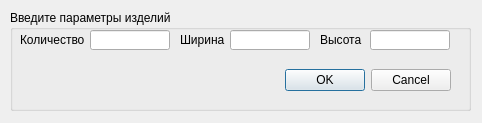
<?xml version="1.0" encoding="UTF-8"?>
<ui version="4.0">
 <class>ProductsInputDialog</class>
 <widget class="QDialog" name="ProductsInputDialog">
  <property name="geometry">
   <rect>
    <x>0</x>
    <y>0</y>
    <width>482</width>
    <height>123</height>
   </rect>
  </property>
  <property name="windowTitle">
   <string>Добавление изделий</string>
  </property>
  <widget class="QGroupBox" name="productsInputGroupBox">
   <property name="geometry">
    <rect>
     <x>10</x>
     <y>10</y>
     <width>461</width>
     <height>101</height>
    </rect>
   </property>
   <property name="title">
    <string>Введите параметры изделий</string>
   </property>
   <widget class="QLabel" name="productsAmountLabel">
    <property name="geometry">
     <rect>
      <x>10</x>
      <y>20</y>
      <width>70</width>
      <height>20</height>
     </rect>
    </property>
    <property name="text">
     <string>Количество</string>
    </property>
   </widget>
   <widget class="QLineEdit" name="productsAmountLineEdit">
    <property name="geometry">
     <rect>
      <x>80</x>
      <y>20</y>
      <width>80</width>
      <height>20</height>
     </rect>
    </property>
    <property name="inputMask">
     <string>9999</string>
    </property>
   </widget>
   <widget class="QLabel" name="productsWidthLabel">
    <property name="geometry">
     <rect>
      <x>170</x>
      <y>20</y>
      <width>50</width>
      <height>20</height>
     </rect>
    </property>
    <property name="frameShape">
     <enum>QFrame::NoFrame</enum>
    </property>
    <property name="text">
     <string>Ширина</string>
    </property>
   </widget>
   <widget class="QLineEdit" name="productsWidthLineEdit">
    <property name="geometry">
     <rect>
      <x>220</x>
      <y>20</y>
      <width>80</width>
      <height>20</height>
     </rect>
    </property>
    <property name="inputMask">
     <string>9999</string>
    </property>
   </widget>
   <widget class="QLabel" name="productsHeightLabel">
    <property name="geometry">
     <rect>
      <x>310</x>
      <y>20</y>
      <width>50</width>
      <height>20</height>
     </rect>
    </property>
    <property name="text">
     <string>Высота</string>
    </property>
   </widget>
   <widget class="QLineEdit" name="productsHeightLineEdit">
    <property name="geometry">
     <rect>
      <x>360</x>
      <y>20</y>
      <width>80</width>
      <height>20</height>
     </rect>
    </property>
    <property name="inputMask">
     <string>9999</string>
    </property>
   </widget>
   <widget class="QDialogButtonBox" name="inputDialogButtonBox">
    <property name="geometry">
     <rect>
      <x>270</x>
      <y>50</y>
      <width>171</width>
      <height>41</height>
     </rect>
    </property>
    <property name="standardButtons">
     <set>QDialogButtonBox::Cancel|QDialogButtonBox::Ok</set>
    </property>
   </widget>
  </widget>
 </widget>
 <resources/>
 <connections/>
</ui>
